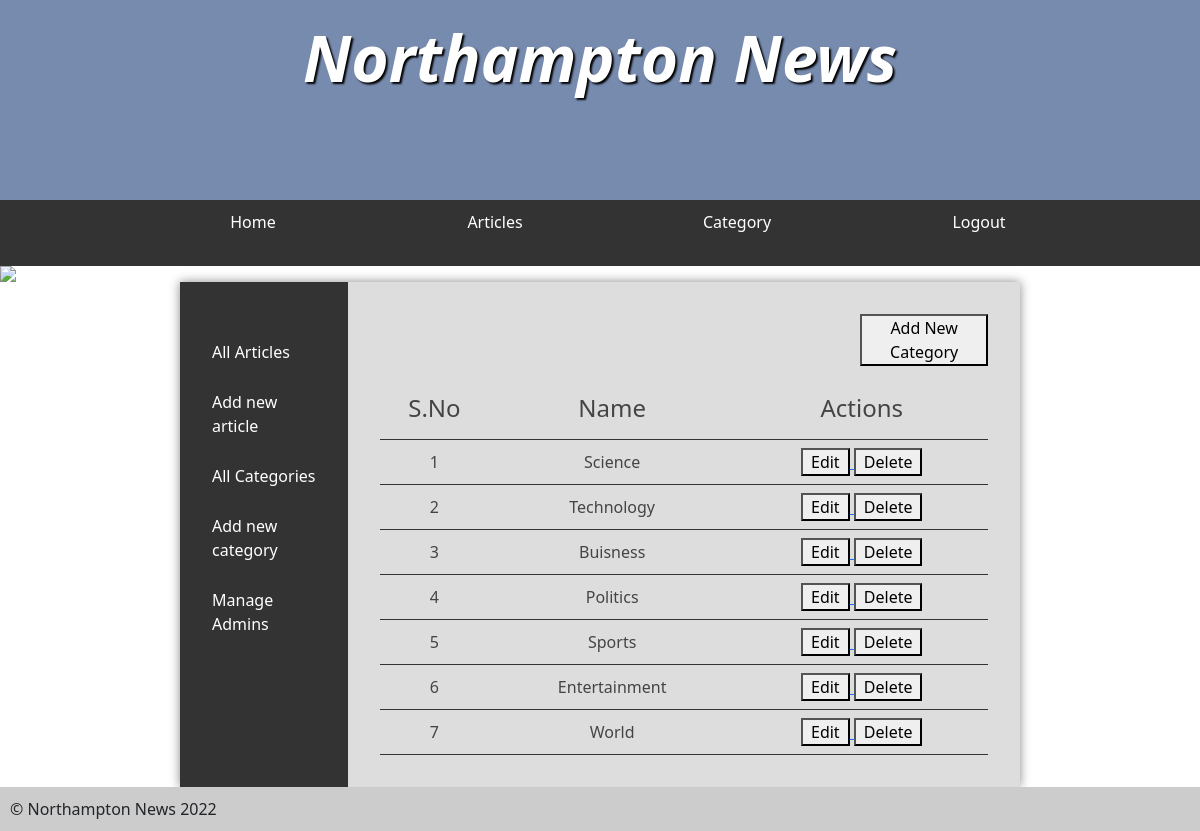
/adminCategories.php (signed in), run on the app's committed database.
### tables this page shows
CREATE TABLE `category` (
  `id` int(250) NOT NULL,
  `name` varchar(20) NOT NULL
);

### service/categoryService.php (called while the page is built, shortened)
<?php
require_once './model/category.php';
class CategoryService
{
    public $pdo;
    function __construct()
    {
        require './database/database.php';
        $this->pdo = $pdo;
    }
    function getAll()
    {
        $sql_query = "SELECT * FROM category";
        $query_executor =  $this->pdo->prepare($sql_query);
        $query_executor->execute();
        $fetched_rows =  $query_executor->fetchAll();
        $data =   array_map(function ($current_row) {
            return Category::fromMap($current_row);
        }, $fetched_rows);
        return $data ?? [];
    }
}

### model/category.php (called while the page is built, shortened)
<?php
class Category
{
    public function __construct($id, $name)
    {
        $this->id = $id;
        $this->name = $name;
    }
    public static function fromMap($datafromMap)
    {
        return new Category($datafromMap["id"], $datafromMap["name"]);
    }
}

### adminCategories.php (the view, shortened to what this page needs)
<?php
require 'header.php';
require_once './service/categoryService.php';
$categoryService = new CategoryService();
?>
<main>
	<?php require 'sidenav.php'; ?>
	<article>
	<a class="articleLink" href="addCategory.php">
		<button style="padding:0px 12px; margin-left:79%" type="button"> Add New Category</button>
	</a>
<table>
	<?php
		$categoryList = $categoryService->getAll();
		if (empty($categoryList)) {
			echo '<h2  style="text-align:center; margin-top:50px"> No Category Found</h2>';
		} else {
	?>
	<tr>
		<th style="text-align:center">
			<h4>S.No</h4>
		</th>
		<th style="text-align:center">
			<h4>Name</h4>
		</th>
		<th style="text-align:center">
			<h4>Actions</h4>
		</th>
	</tr>
	<?php
		foreach ($categoryList as $currentAdmin) {
	?>
		<tr>
			<td style="text-align:center">
				<?= array_search($currentAdmin, $categoryList) + 1 ?>
			</td>
			<td style="text-align:center">
				<?= $currentAdmin->name ?>
			</td>
			<th style="text-align:center">
				<form method="post" action="">
					<a href="editCategory.php?id=<?= $currentAdmin->id ?>">
						<button style="padding:0px 8px" type="button"> Edit </button>
							</a>
								<button style="padding:0px 8px" name="delete" value="Delete" type="submit">Delete </button>
							</form>
						</th>
					</tr>
			<?php
				}
			}
			?>
		</table>
	</article>
</main>
<?php
require 'footer.php';
?><style>

### styles.css (style rules this page uses)
* { margin: 0; padding: 0; }
html { font-family: "Oxygen-Regular", times, verdana, sans-serif; }
body { background-color: #fff; }
th { padding: 5px; border-bottom: 1px solid #333; }
main { min-height: 50vh; background-color: #ddd; width: 70vw; display: block; margin: auto; box-shadow: 0px 0px 10px #888; color: #444; }
form { padding-top: 2em; margin-top: 2em; border-top: 1px solid #888; }
table { width: 100%; margin-top: 20px; }
td { padding: 5px; border-bottom: 1px solid #333; }
main { display: table; }
main > article { display: table-cell; padding: 2em; }

### adminCategories.php (style rules this page uses)
th { padding: 8px 0px; border-bottom: 1px solid #333; }
form { padding-top: 0px !important; margin-top: 0px !important; border-top: 0px solid #888 !important; }

### data on the page
category: categoryList "1", name "Science"
category: categoryList "2", name "Technology"
category: categoryList "3", name "Buisness"
category: categoryList "4", name "Politics"
category: categoryList "5", name "Sports"
category: categoryList "6", name "Entertainment"
category: categoryList "7", name "World"
